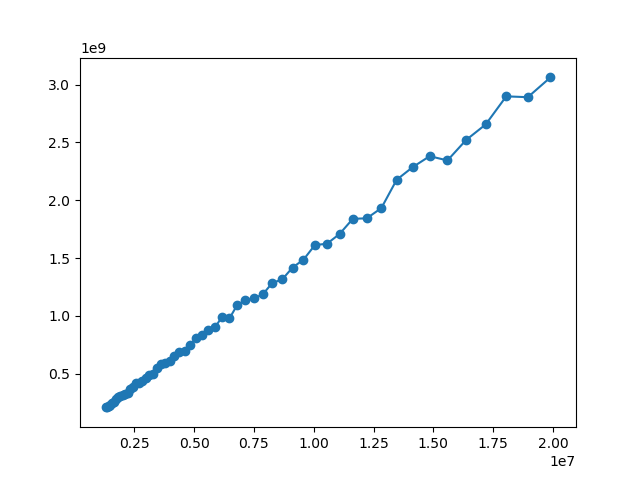

Reproduce this figure in Python.
from matplotlib import pyplot as plt

def readTimes(fname):
    with open(fname, "rt") as f:
        return [list(map(int, line.split())) for line in f.readlines()]

def plotTimes(data, **kwargs):
    ns = [n for (n, _) in data]
    ts = [t for (_, t) in data]
    
    #ks = [n / t for (n, t) in data]
    #kMid = sum(ks) / len(ks)
    #errors = [abs(k - kMid) / abs((k + kMid) / 2) for k in ks]
    
    plt.plot(ns, ts, **kwargs)
    plt.scatter(ns, ts, **kwargs)

plotTimes(readTimes("times123.txt"))
plt.savefig("plot.png")
plt.show()
